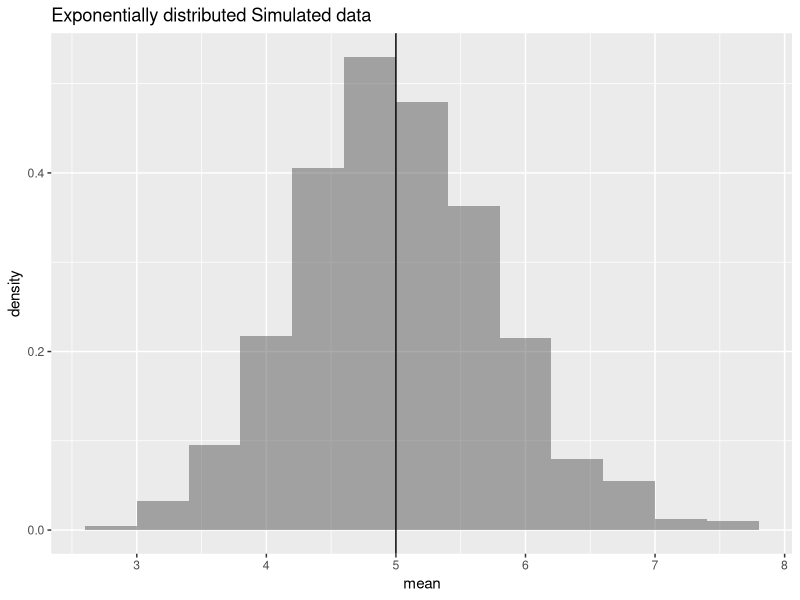
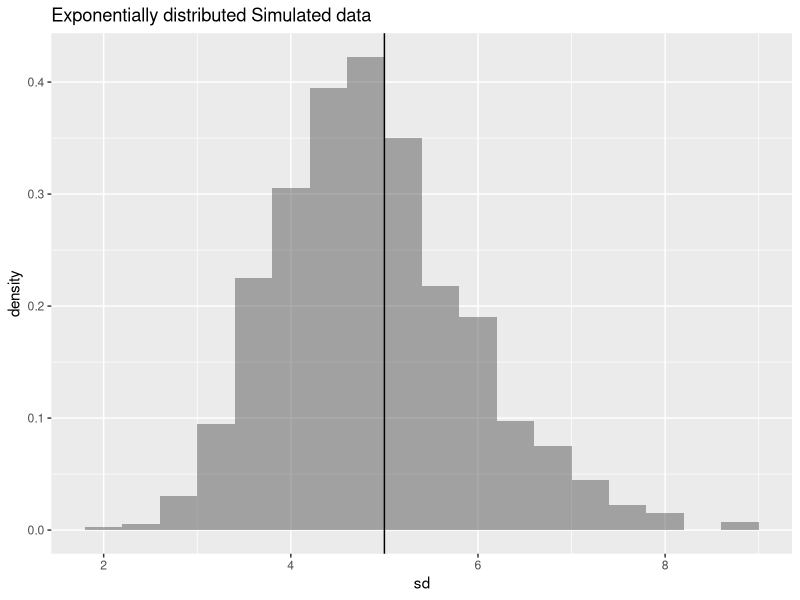
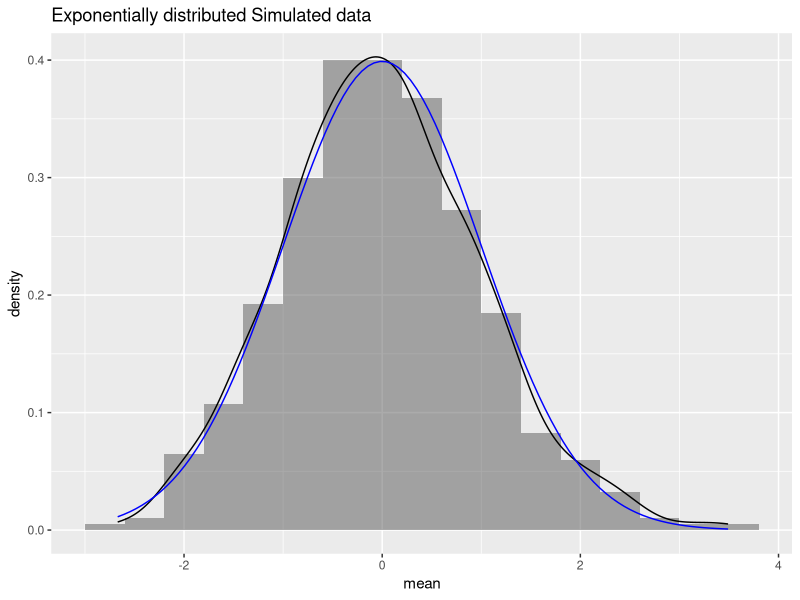
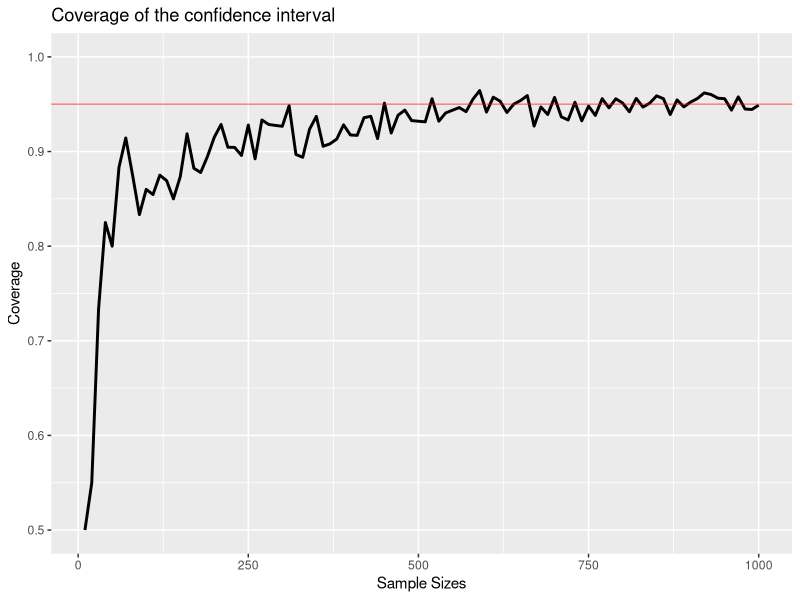

Write the R code that produced these figures, in order.
## ---- chunk 1
        library(knitr)
        library(ggplot2)
        set.seed(123)
        opts_chunk$set(echo = FALSE) 
setwd("D:/COURSES/Coursera/06_Statistical Inference/Project")
## ---- chunk 2
lambda <- 0.2
nsim <- 1000
n <- 40


data <- data.frame(mean = numeric(nsim), sd = numeric(nsim))
for (i in 1:nsim) 
        {
            data.sim <- rexp(n, lambda)
            data[i, "mean"] <- mean(data.sim)
            data[i, "sd"] <- sd(data.sim)
         }
## ---- chunk 3
# Define the ggplot parameter
g <- ggplot(data, aes(x = mean)) + geom_histogram(alpha = 0.5, binwidth = 0.4, aes(y = ..density..))
# formating and labeling
g <- g + labs(title = "Exponentially distributed Simulated data",
              xlab("Sample Mean values"),
              ylab("Density"))

# Plot the theoretical center of the distribution
g <- g + geom_vline(xintercept = 1/lambda, color = "black")
print(g)
## ---- chunk 4
# histogram for the standard deviation
g <- ggplot(data, aes(x = sd)) + geom_histogram(alpha = 0.5, binwidth = 0.4, 
    aes(y = ..density..))
# formating and labeling
g <- g + labs(title = "Exponentially distributed Simulated data",
              xlab("Sample Variance"),
              ylab("Density"))
# Plot the theoretical center of the distribution
g <- g + geom_vline(xintercept = 1/lambda, color = "black")
print(g)
## ---- chunk 5
data.scaled <- data.frame(scale(data))

g <- ggplot(data.scaled, aes(x = mean)) + geom_histogram(alpha = 0.5, binwidth = 0.4, aes(y = ..density..))
# formating and labeling
g <- g + labs(title = "Exponentially distributed Simulated data",
              xlab("Sample Mean values"),
              ylab("Density"))
# empirical density
g <- g + geom_density(aes(x=mean))
# normal density
g <- g + stat_function(fun = dnorm, color = "blue")

print(g)
## ---- chunk 6
## Generate a simulation of confidence interval coverage
sample.sizes <- seq(10, 1000, by = 10)
coverage <- sapply(sample.sizes, function(n) {
    lhats <- rexp(n, lambda)
    xbar <- mean(lhats)
    sd <- sd(lhats)
    ll <- lhats - 1.96 * sd/sqrt(n)
    ul <- lhats + 1.96 * sd/sqrt(n)
    mean(ll < 1/lambda & ul > 1/lambda)
})
# Invert coverage to show percentages
coverage <- 1 - coverage

g <- ggplot(data.frame(sample.sizes, coverage), aes(x = sample.sizes, y = coverage)) + 
    geom_line(size = 1) + geom_hline(yintercept = 0.95, color = "red", alpha = 0.5) + 
    ylim(0.5, 1) + labs(title = "Coverage of the confidence interval", x = "Sample Sizes", y = "Coverage")

print(g)
